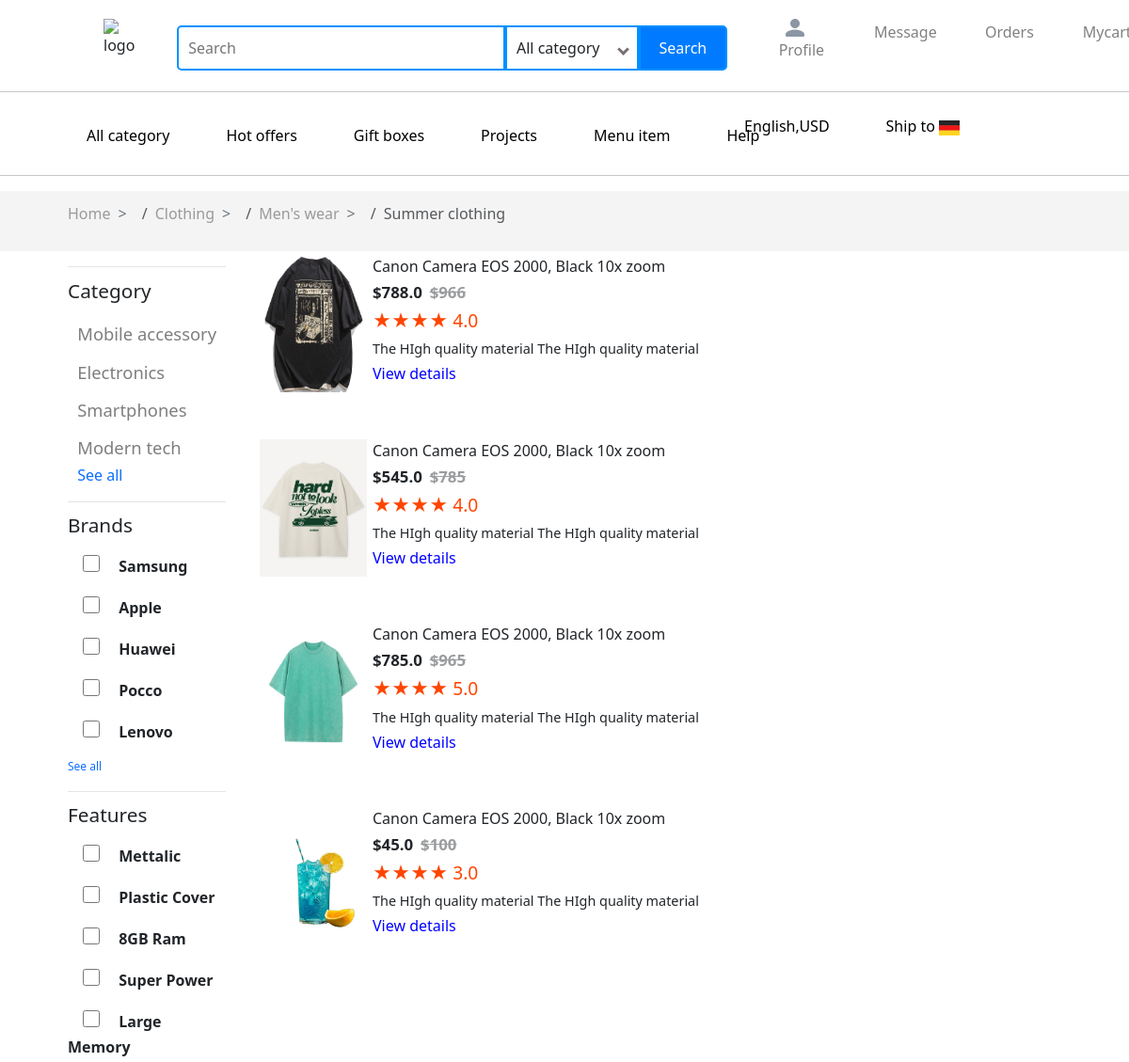
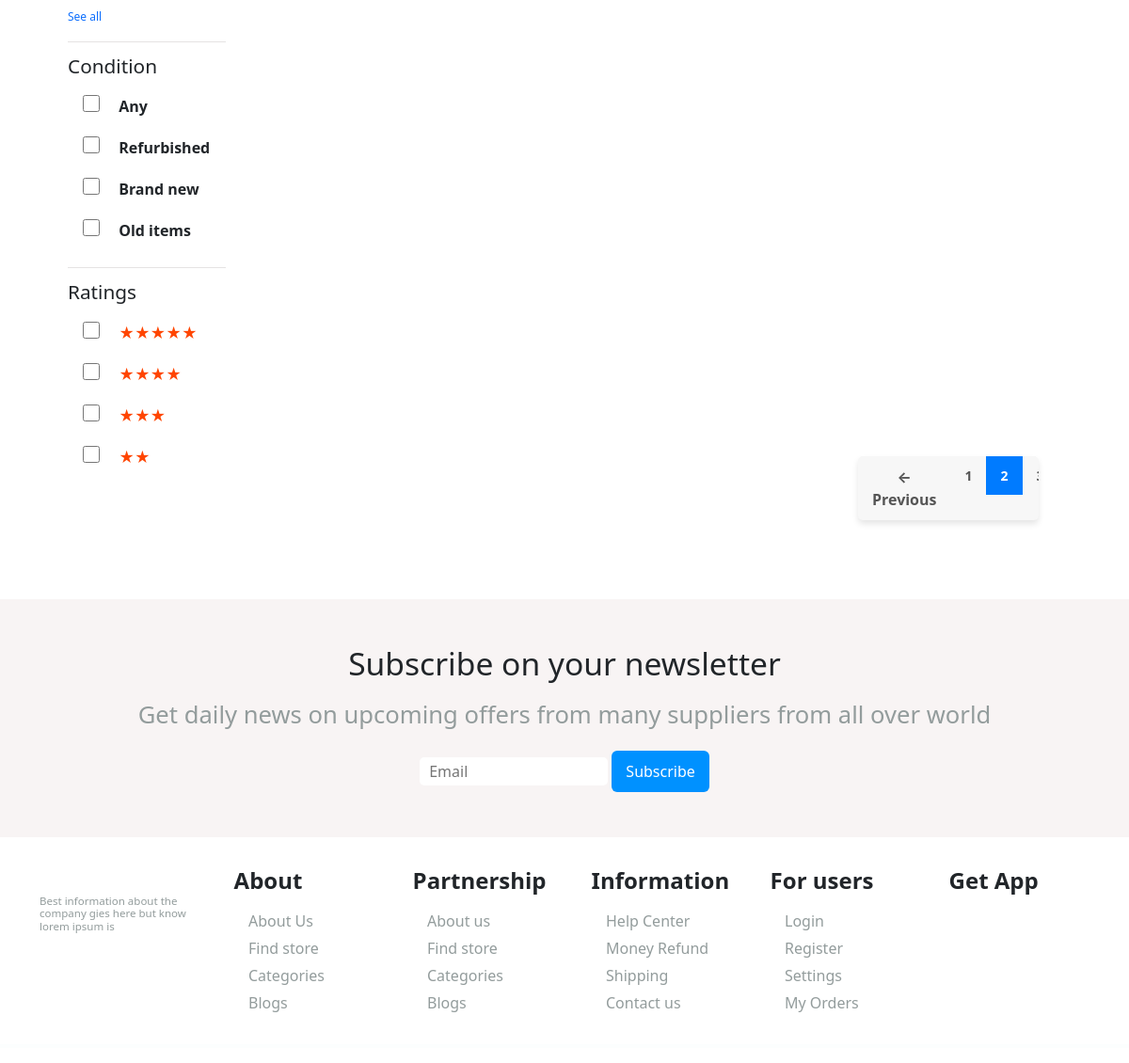
Page /category?page=2 on the committed database (2 pictures, top to bottom).
### products/models.py (models this page shows, shortened)
class Product(models.Model):
    LIVE=1
    DELETE=0
    DELETE_CHOICES=((LIVE,'Live'),(DELETE,'Delete'))
    title=models.CharField(max_length=200)
    price=models.FloatField()
    discountprice=models.IntegerField()
    description=models.TextField()
    rating=models.FloatField()
    category=models.CharField(max_length=200)
    image=models.ImageField(upload_to='media/')
    priority=models.IntegerField(default=0)
    delete_status=models.IntegerField(choices=DELETE_CHOICES,default=LIVE)
    created_at=models.DateTimeField(auto_now_add=True)
    updated_at=models.DateTimeField(auto_now=True)

### products/views.py (the view)
# urls.py: path('category',views.category,name="category"),
def category(request):
    category_list = Product.objects.all()
    paginator = Paginator(category_list, 4)
    page_number = request.GET.get('page')
    page_obj = paginator.get_page(page_number)
    return render(request, 'category.html', {'page_obj': page_obj})

### templates/category.html (shortened to what this page needs)
{% load static %}
<!DOCTYPE html>
<html lang="en">
<head>
    <link rel="stylesheet" href="{% static '/css/style.css' %}">
    <link href="https://cdn.jsdelivr.net/npm/bootstrap@5.3.3/dist/css/bootstrap.min.css" rel="stylesheet">
</head>
<body>
    <header>
        <div class="logo">
            <img src="{% static 'images/logo-colored.png' %}" alt="logo">
        </div>
        <div class="search-container">
                <input type="text" class="search-bar" placeholder="Search">
                <div class="dropdown">
                    <li onclick="toggleDropdown(this)">All category <span class="arrow"></span></li>
                </div>
                <button class="submit-btn">Search</button>
        </div>
            <div class="user" style="display: flex;">
                <ul class="user" id="list1">
                    <li><img src="{% static 'images/11.png' %}" alt=""><a href="#">Profile</a></li>
                </ul>
                <ul class="user" id="list2">
                    <li><img src="{% static 'images/1231.png ' %}" alt=""><a href="#">Message</a></li>
                </ul>
                <ul class="user" id="list3">
                    <li><img src="{% static 'images/1.png ' %}" alt=""><a href="#">Orders</a></li>
                </ul>
                <ul class="user" id="list4">
                    <li><img src="{% static 'images/2.png ' %}" alt=""><a href="#">Mycart</a></li>
                </ul>
            </div>
    </header>
    <hr>
   <div class="navbar">
    <nav>
        <ul>
            <li><a href="#">All category</a></li>
            <li><a href="#">Hot offers</a></li>
            <li><a href="#">Gift boxes</a></li>
            <li><a href="#">Projects</a></li>
            <li><a href="#">Menu item</a></li>
            <li><a href="#">Help</a></li>
        </ul>
    </nav>
    <div class="region">
        <ul>
            <li><a href="#">English,USD</a></li>
            <li><a href="#">Ship to <img src="{% static 'images/icon.png' %}" alt=""></a></li>
        </ul>
    </div>
   </div>
   <hr>
<div>
    <nav aria-label="breadcrumb" style="background-color: rgb(244, 244, 244); padding: 1% 6%;">
        <ol class="breadcrumb">
            <li class="breadcrumb-item"><a href="index.html">Home</a></li>
            <li class="breadcrumb-item"><a href="index.html">Clothing</a></li>
            <li class="breadcrumb-item"><a href="index.html">Men's wear</a></li>
            <li class="breadcrumb-item active" aria-current="#">Summer clothing</li>
        </ol>
    </nav>
</div>
<div class="section" style="padding-left:6%; ">
    <div class="row">
        <div class="col-2 side_bar">
            <hr style="color: #999191; padding: 4%;">
            <h2>Category</h2>
            <ul>
                <li><a href="#">Mobile accessory</a></li>
                <li><a href="#">Electronics</a></li>
                <li><a href="#">Smartphones</a></li>
                <li><a href="#">Modern tech</a></li>
                <a class="see" href="#">See all</a>
            </ul>
            <hr style="color: #999191; padding: 4%;">
            <h2>Brands</h2>
            <form action="/submit" method="post">
                <label> <input type="checkbox" name="option" value="Samsung"> Samsung </label><br>
                <label><input type="checkbox" name="option" value="Apple"> Apple</label><br>
                <label> <input type="checkbox" name="option" value="Huawei"> Huawei </label><br>
                <label> <input type="checkbox" name="option" value="Pocco"> Pocco </label><br>
                <label><input type="checkbox" name="option" value="Lenovo"> Lenovo </label><br>
                <a  class="see_all" href="#">See all</a>
            </form>
            <hr style="color: #999191; padding: 4%;">
            <h2>Features</h2>
            <form action="/submit" method="post">
                <label> <input type="checkbox" name="option" value="Mettalic"> Mettalic </label><br>
                <label><input type="checkbox" name="option" value="Plastic"> Plastic Cover</label><br>
                <label> <input type="checkbox" name="option" value="Ram"> 8GB Ram </label><br>
                <label><input type="checkbox" name="option" value="Power"> Super Power </label><br>
                <label> <input type="checkbox" name="option" value="Memory"> Large Memory </label><br>
                <a class="see_all" href="#">See all</a>
            </form>
            <hr style="color: #999191; padding: 4%;">
            <h2>Condition</h2>
            <form action="/submit" method="post">
                <label> <input type="checkbox" name="option" value="Any"> Any </label><br>
                <label><input type="checkbox" name="option" value="Refurbished"> Refurbished </label><br>
                <label> <input type="checkbox" name="option" value="Brand new"> Brand new </label><br>
                <label><input type="checkbox" name="option" value="Old items"> Old items </label><br>
            </form>
            <hr style="color: #999191; padding: 4%;">
            <h2>Ratings</h2>
            <form action="/submit" method="post">
                <label> <input type="checkbox" name="option" value="Rating"> <span style="color: orangered;">★★★★★</span> </label><br>
                <label><input type="checkbox" name="option" value="Rating"> <span style="color: orangered;">★★★★</span></label><br>
                <label> <input type="checkbox" name="option" value="Rating"> <span style="color: orangered;">★★★</span> </label><br>
                <label><input type="checkbox" name="option" value="Rating"> <span style="color: orangered;">★★</span> </label><br>
            </form>
        </div>
        <div class="col-10 full_products">
            <div class="container">
                {% for category in page_obj %}
                <div class="items_displays">
                    <div class="items_details" style="flex: 1;">
                        <img src="{{ category.image.url }}" alt="">
                    </div>
                    <div class="itm_dtl">
                        <h3>Canon Camera EOS 2000, Black 10x zoom</h3>
                        <h2>${{ category.price }} <span class="striker">${{ category.discountprice }}</span></h2>
                        <h6>★★★★ {{ category.rating }}</h6>
                        <p>{{ category.description }}</p>
                        <a href="#" style="text-decoration: none; color: blue;">View details</a>
                    </div>
                </div>
                {% endfor %}
            </div>
        </div>
    </div>
</div>
<div class="pagination-container">
    <ul class="pagination">
        {% if page_obj.has_previous %}
            <li><a href="?page={{ page_obj.previous_page_number }}" class="prev">&#8592; Previous</a></li>
        {% endif %}
        {% for num in page_obj.paginator.page_range %}
            {% if page_obj.number == num %}
                <li class="active"><a href="?page={{ num }}">{{ num }}</a></li>
            {% else %}
                <li><a href="?page={{ num }}">{{ num }}</a></li>
            {% endif %}
        {% endfor %}
    </ul>
</div>
<div class="section" style="padding-top: 4%;">
    <div class="subscribe">
        <h2>Subscribe on your newsletter</h2>
        <h6>Get daily news on upcoming offers from many suppliers from all over world</h6>
        <form action="#">
            <input type="email" name="email" placeholder="Email" required>
            <button type="submit">Subscribe</button>
        </form>
    </div>
</div>
<footer>
    <div class="container">
        <div class="row">
            <div class="col-2 prosp">
                <h3>Best information about the company gies here but know lorem ipsum is</h3>
            </div>
            <div class="col-2 our-ser">
                <h2>About</h2>
                <ul>
                    <li><a href="#"> About Us</a></li>
                    <li><a href="#">Find store</a></li>
                    <li><a href="#">Categories</a></li>
                    <li><a href="#">Blogs</a></li>
                </ul>
            </div>
            <div class="col-2 explore">
                <h2>Partnership</h2>
                <ul>
                    <li><a href="#">About us</a></li>
                    <li><a href="#">Find store</a></li>
                    <li><a href="#">Categories</a></li>
                    <li><a href="#">Blogs</a></li>
                </ul>
            </div>
            <div class="col-2 explore">
                <h2>Information</h2>
                <ul>
                    <li><a href="#">Help Center</a></li>
                    <li><a href="#">Money Refund</a></li>
                    <li><a href="#">Shipping</a></li>
                    <li><a href="#">Contact us</a></li>
                </ul>
            </div>
            <div class="col-2 explore">
                <h2>For users</h2>
                <ul>
                    <li><a href="#">Login </a></li>
                    <li><a href="#">Register</a></li>
                    <li><a href="#">Settings</a></li>
                    <li><a href="#">My Orders</a></li>
                </ul>
            </div>
            <div class="col-2 explore">
                <h2>Get App</h2>
                <ul >
                </ul>
            </div>
        </div>
    </div>
      <hr style="color:#d0d0d0; border:2px solid #f4f9f9;">
</footer>
</body>
</html>

### rows in the picture
Product: image (picture), price "788.0", discountprice "966", rating "4.0", description "The HIgh quality material The HIgh quality material"
Product: image (picture), price "545.0", discountprice "785", rating "4.0", description "The HIgh quality material The HIgh quality material"
Product: image (picture), price "785.0", discountprice "965", rating "5.0", description "The HIgh quality material The HIgh quality material"
Product: image (picture), price "45.0", discountprice "100", rating "3.0", description "The HIgh quality material The HIgh quality material"

### other values in the picture
{{ num }} "1"
{{ num }} "2"
